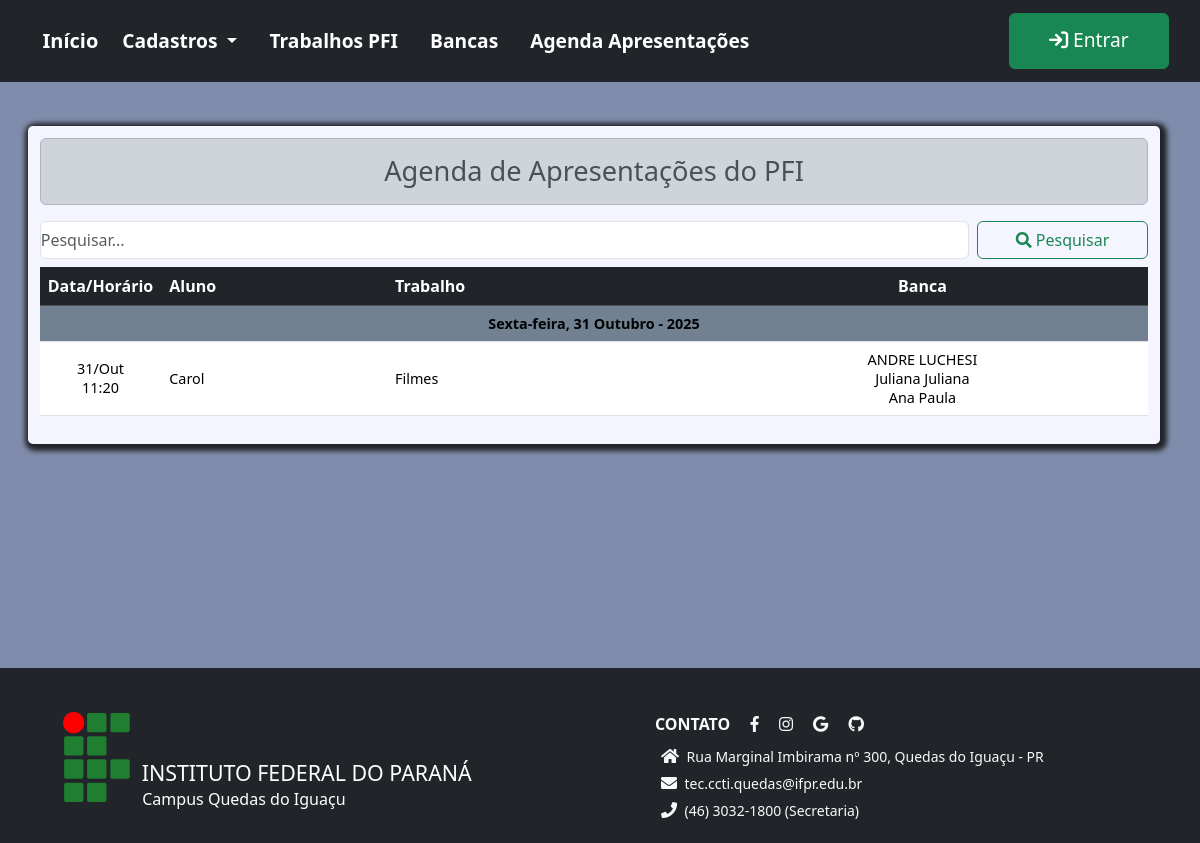
/bancas/agenda/, run on an earlier commit of the app's database.
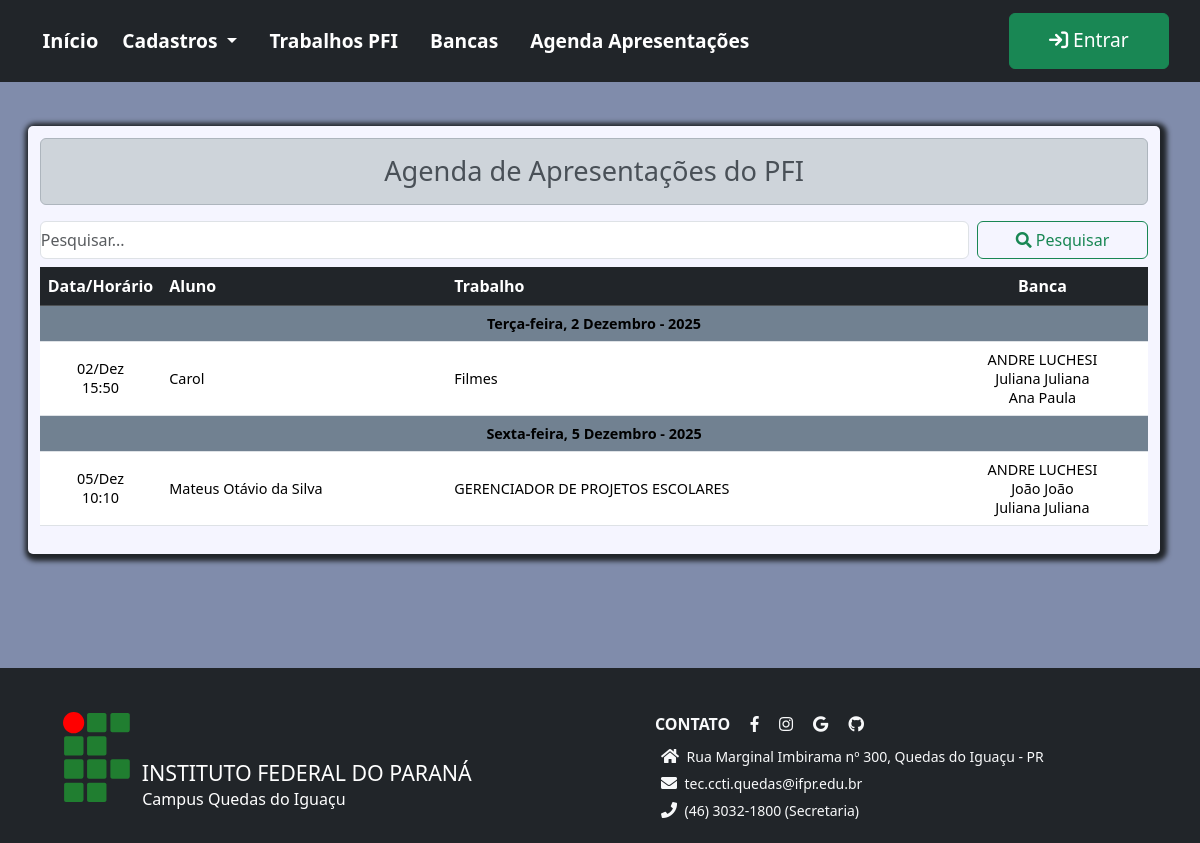
And on a later commit of the database.
### pfi/models.py (models this page shows, shortened)
class Banca(models.Model):
    trabalho = models.ForeignKey(Trabalho_Final, on_delete=models.RESTRICT, blank=False, null=False)
    membro_banca1 = models.ForeignKey(Avaliador, related_name='membro_banca1', on_delete=models.RESTRICT, blank=False, null=False)
    membro_banca2 = models.ForeignKey(Avaliador, related_name='membro_banca2', on_delete=models.RESTRICT, blank=False, null=False)
    data_apresentacao = models.DateTimeField(null=False, blank=False)
    conceito_final = models.CharField(max_length=1, null=True, blank=True)
    status = models.CharField(max_length=50, null=True, blank=True, default='PENDENTE')
    observacao = models.TextField(null=True, blank=True)

class Trabalho_Final(models.Model):
    class Meta:
        verbose_name = 'Projeto Final Interdisciplinar (PFI)'
        verbose_name_plural = 'Projetos Finais Interdisciplinares'
    titulo = models.CharField(max_length=250, null=False, blank=False)
    resumo = models.TextField()
    tipo = models.CharField(max_length=150, null=True, blank=True)
    ano = models.IntegerField(
        validators=[MinValueValidator(2010), MaxValueValidator(datetime.date.today().year)])  # ano atual
    autor = models.ForeignKey(Aluno, on_delete=models.RESTRICT, blank=False, null=False)
    orientador = models.ForeignKey(Docente, on_delete=models.RESTRICT, blank=False, null=False)
    coorientador = models.ForeignKey(Avaliador, related_name='Coorientador', on_delete=models.RESTRICT, blank=True, null=True)
    url = models.URLField(max_length=250, null=True, blank=True, verbose_name='URL')

class Aluno(models.Model):
    ativo = models.BooleanField(default=True)
    nome = models.CharField(max_length=150, null=False, blank=False)
    email = models.EmailField(max_length=50, null=True, blank=True)
    ano_ingresso = models.IntegerField(
        validators=[MinValueValidator(2010), MaxValueValidator(datetime.date.today().year)])  # ano atual
    turma = models.ForeignKey(Turma, on_delete=models.RESTRICT, blank=True, null=True)

class Avaliador(User):
    nome = models.CharField(max_length=150, null=False, blank=False)
    telefone = models.CharField(verbose_name='Telefone', max_length=15, null=True, blank=True, help_text= 'Informe um telefone ou celular para contato')
    servidor_ifpr = models.BooleanField(verbose_name='Servidor do IFPR', default=True, help_text= 'Marque essa opção caso seja Servidor do IFPR')

### pfi/views.py (the view)
# urls.py: path('bancas/agenda/', views.ListAgendaBanca.as_view(), name='agenda'),
class ListAgendaBanca(ListView):
    template_name = 'calendario_bancas.html'
    model = Banca
    context_object_name = 'bancas'
    extra_context = {'form_titulo': 'Agenda de Apresentações do PFI'}
    def get_queryset(self):
        filter_val = self.request.GET.get('pesquisar', '')
        return Banca.objects.filter(Q(trabalho__titulo__contains=filter_val) | Q(trabalho__autor__nome__contains=filter_val) | Q(
            trabalho__orientador__nome__contains=filter_val)).order_by(Lower('trabalho__autor__nome')).order_by('data_apresentacao')
    def get_context_data(self, **kwargs):
        filter_val = self.request.GET.get('pesquisar', '')
        bancas = Banca.objects.filter(
            Q(trabalho__titulo__contains=filter_val) | Q(trabalho__autor__nome__contains=filter_val) | Q(
                trabalho__orientador__nome__contains=filter_val) | Q(membro_banca1__nome__contains=filter_val)
                | Q(membro_banca2__nome__contains=filter_val)).order_by(Lower('trabalho__autor__nome')).order_by(
            'data_apresentacao')
        dias = bancas.values_list('data_apresentacao', flat=True)
        dias_diferentes: list = []
        cont = -1
        for b in bancas:
            if len(dias_diferentes) > 0:
                if b.data_apresentacao.day != dias[cont].day:
                    dias_diferentes.append(True)
                else:
                    dias_diferentes.append(False)
            else:
                dias_diferentes.append(True)
            cont += 1
        combined_data = []
        for i in range(len(dias_diferentes)):
            combined_data.append((bancas[i], dias_diferentes[i]))
        ctx = super(ListAgendaBanca, self).get_context_data(**kwargs)
        ctx['dados'] = combined_data
        return ctx

### pfi/templatetags/filtros_texto.py (called while the page is built)
@register.filter
def primeira_palavra(value):
    if not isinstance(value, str):
        return value
    words = value.split()
    if words:
        return words[0]
    return ''

@register.filter
def ultima_palavra(value):
    if not isinstance(value, str):
        return value
    words = value.split()
    if words:
        return words[-1]
    return ''

@register.filter
def primeira_ultima_palavra(value):
    return primeira_palavra(value) + ' ' + ultima_palavra(value)

### pfi/templates/calendario_bancas.html
{% extends 'page.html' %}
{% load filtros_texto %}
{% block conteudo %}
<div class="content container ">
    <h2 class="text-center alert alert-dark">
        {{form_titulo}}
    </h2>
    <div class="row">
        <div class="d-flex " style="width: 100% !important; ">
            <form class="d-flex p-0 m-0 w-100"   role="search">
                    <input class="form-control me-2 p-0 m-0"   type="search" placeholder="Pesquisar..." name="pesquisar" aria-label="Search"/>
                    <button class="btn btn-outline-success  " style="width: 200px !important; " type="submit"><i class="fa fa-search"></i> Pesquisar </button>
            </form>
        </div>
        <div class="col-md-12 mt-2 table-responsive">
            <table class="table table-hover table-striped align-middle">
                <thead class='table-dark'>
                    <tr>
                        <th class="text-center" style="width: 100px">Data/Horário</th>
                        <th>Aluno</th>
                        <th>Trabalho</th>
                        <th class="text-center">Banca</th>
                    </tr>
                </thead>
                <tbody class='bg-light'>
                    {% for banca, dia in dados %}
                        {% if dia %}
                            <tr>
                              <td colspan="4" class="text-center" style="background-color: lightslategrey; font-weight: bold; "> {{banca.data_apresentacao | date:"l, j  F - Y" }}</td>
                            </tr>
                        {% endif %}
                        <tr>
                            <td class="text-center" style="width: 100px">{{banca.data_apresentacao | date:"d/M" }} <br> {{banca.data_apresentacao | date:"H:i" }} </td>
                            <td style="font-weight: 500 ">{{banca.trabalho.autor.nome}}</td>
                            <td>{{banca.trabalho.titulo}}</td>
                            <td class="text-center">
                                {{banca.trabalho.orientador.nome |primeira_ultima_palavra}} <br> {{banca.membro_banca1.nome | primeira_ultima_palavra}} <br> {{banca.membro_banca2.nome | primeira_ultima_palavra}}
                            </td>
                        </tr>
                    {%empty%}
                        <p>Nenhuma banca cadastrada!</p>
                    {% endfor %}
                </tbody>
            </table>
        </div>
    </div>
</div>
{% endblock conteudo %}

What changed in the data, as far as the page shows it:
changed Banca "Carol": data_apresentacao "Sexta-feira, 31 Outubro - 2025" → "Terça-feira, 2 Dezembro - 2025"; data_apresentacao "31/Out" → "02/Dez"; data_apresentacao "11:20" → "15:50"
added Banca: data_apresentacao "Sexta-feira, 5 Dezembro - 2025", data_apresentacao "05/Dez", data_apresentacao "10:10", trabalho.autor.nome "Mateus Otávio da Silva", trabalho.titulo "GERENCIADOR DE PROJETOS ESCOLARES", trabalho.orientador.nome|primeira_ultima_palavra "ANDRE LUCHESI", membro_banca1.nome|primeira_ultima_palavra "João João", membro_banca2.nome|primeira_ultima_palavra "Juliana Juliana"
